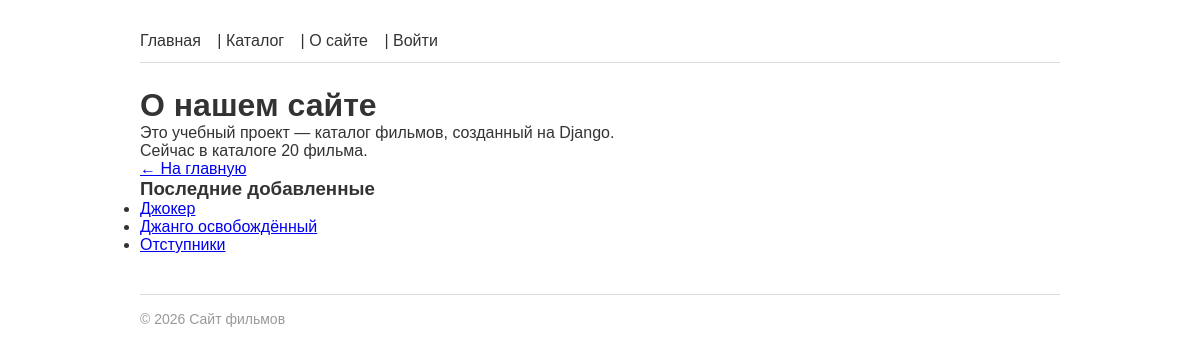
The page /about/ on the database its author committed.
### films/models.py (models this page shows, shortened)
class Film(models.Model):
    title = models.CharField(max_length=200, verbose_name='Название')
    year = models.PositiveIntegerField(validators=[validate_film_year], verbose_name='Год выпуска')
    description = models.TextField(blank=True, verbose_name='Описание')
    rating = models.DecimalField(max_digits=3, decimal_places=1, default=0.0, verbose_name='Рейтинг')
    slug = models.SlugField(max_length=200, unique=True, blank=True)
    poster = models.ImageField(
        upload_to='posters/',
        blank=True,
        validators=[
                validate_file_size,
                FileExtensionValidator(allowed_extensions=['jpg', 'jpeg', 'png', 'webp'])
            ],
        verbose_name='Постер'
    )
    created_at = models.DateTimeField(auto_now_add=True, verbose_name='Дата добавления')
    director = models.ForeignKey(
        'Director', on_delete=models.SET_NULL, null=True, blank=True,
        related_name='films', verbose_name='Режиссёр'
    )
    genres = models.ManyToManyField('Genre', blank=True, related_name='films', verbose_name='Жанры')
    actors = models.ManyToManyField('Actor', blank=True, related_name='films', verbose_name='Актёры')
    objects = FilmManager()
    class Meta:
        ordering = ['-year']
        verbose_name = 'Фильм'
        verbose_name_plural = 'Фильмы'
    def get_absolute_url(self):
        return reverse('films:film_detail', kwargs={'slug': self.slug})

### films/views.py (the view)
# urls.py: path('about/', views.AboutView.as_view(), name='about'),
class AboutView(TemplateView):
    template_name = 'films/about.html'
    def get_context_data(self, **kwargs):
        context = super().get_context_data(**kwargs)
        context['title'] = 'О нашем сайте'
        context['film_count'] = Film.objects.count()
        return context

### films/models.py (called while the page is built)
    def recent(self, count=5):
        return self.order_by('-created_at')[:count]

### films/templatetags/film_tags.py (called while the page is built)
@register.simple_tag
def current_year():
    return datetime.date.today().year

@register.inclusion_tag('films/includes/latest_films.html')
def latest_films(count=3):
    films = Film.objects.recent(count)
    return {'films': films}

### films/templates/films/about.html (shortened to what this page needs)
{% extends 'base.html' %}
{% block content %}
    <h1>{{ title }}</h1>
    <p>Это учебный проект — каталог фильмов, созданный на Django.</p>
    <p>Сейчас в каталоге {{ film_count }} фильма.</p>
    <a href="{% url 'films:index' %}">← На главную</a>
{% endblock %}

### films/templates/films/includes/latest_films.html
{% load film_tags %}
<div class="latest-films">
    <h3>Последние добавленные</h3>
    <ul>
    {% for film in films %}
        <li><a href="{{ film.get_absolute_url }}">{{ film.title }}</a></li>
    {% empty %}
        <li>Фильмов пока нет.</li>
    {% endfor %}
    </ul>
</div>

### static/css/base.css (style rules this page uses)
* { box-sizing: border-box; margin: 0; padding: 0; }
body { font-family: Arial, sans-serif; max-width: 960px; margin: 0 auto; padding: 20px; color: #333; }

### rows shown on the page
Film: title "Джокер"
Film: title "Джанго освобождённый"
Film: title "Отступники"

### other values the page prints
{{ title }} "О нашем сайте"
{{ film_count }} "20"
